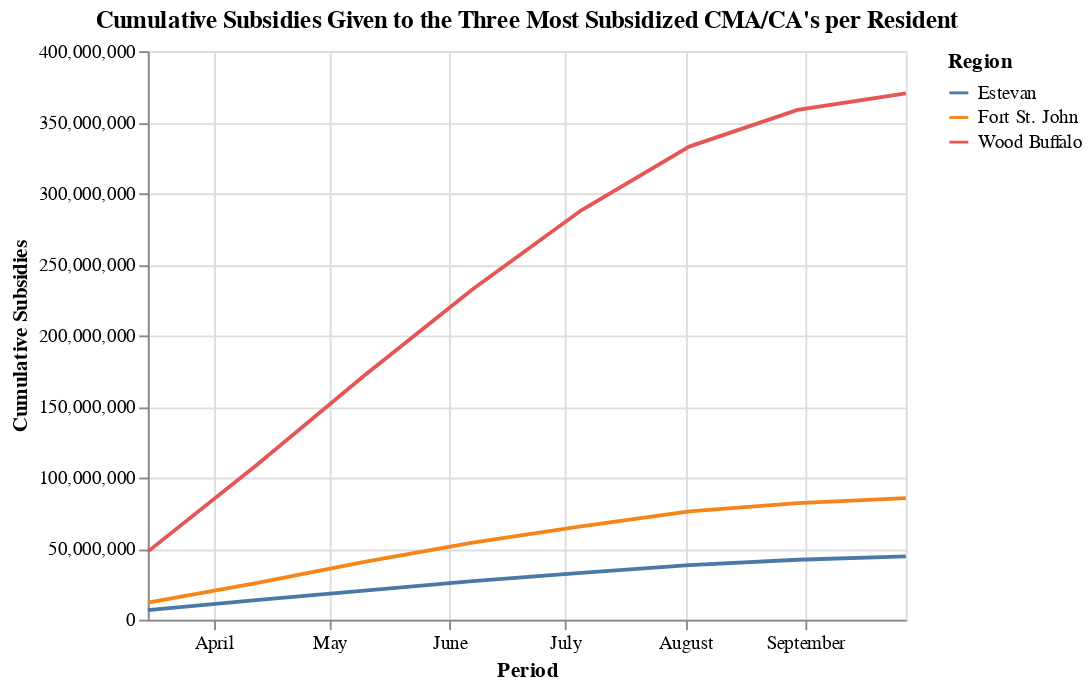

This figure's notebook cell:
### Markdown cell above
When we get to the level of Census Agglomeration/ Census Metropolitan Area, we see Wood Buffalo AB is by far teh most subsidized per resident, followed by Estevan SK, and Fort St. John, BC.

### Code cell
# Wood Buffalo total subsides over time
temp = cews.query("GeoAggregation == 'CMA/CA' and IndustryAggregation == 'All industries' and Region == 'Wood Buffalo'")
temp["Cumulative Subsidies"] = temp["Subsidy"].cumsum()
temp2 = cews.query("GeoAggregation == 'CMA/CA' and IndustryAggregation == 'All industries' and Region == 'Estevan'")
temp2["Cumulative Subsidies"] = temp2["Subsidy"].cumsum()
temp3 = cews.query("GeoAggregation == 'CMA/CA' and IndustryAggregation == 'All industries' and Region == 'Fort St. John'")
temp3["Cumulative Subsidies"] = temp3["Subsidy"].cumsum()
temp = temp.append([temp2, temp3])

alt.Chart(temp, title = "Cumulative Subsidies Given to the Three Most Subsidized CMA/CA's per Resident").mark_line().encode(
    x = "Period",
    y = "Cumulative Subsidies",
    color = "Region"
)

### Figure 1 — Vega-Lite specification as saved in the notebook (floating-point values rounded to 4 significant figures)
{"config": {"view": {"continuousWidth": 400, "continuousHeight": 300}}, "data": {"name": "data-9de5f00e14bf745ae804f6cf7aaf1e79"}, "mark": "line", "encoding": {"color": {"type": "nominal", "field": "Region"}, "x": {"type": "temporal", "field": "Period"}, "y": {"type": "quantitative", "field": "Cumulative Subsidies"}}, "title": "Cumulative Subsidies Given to the Three Most Subsidized CMA/CA's per Resident", "$schema": "https://vega.github.io/schema/vega-lite/v4.8.1.json", "datasets": {"data-9de5f00e14bf745ae804f6cf7aaf1e79": [{"Period": "2020-03-15T00:00:00", "RegionCode_x": "48860", "Region": "Wood Buffalo", "GeographicClassification": "URBAN", "CensusLevel": "CA", "IndustryCode": "TOTAL", "Industry": "All Industries", "BusinessLocations": 610.0, "Subsidy": 47880000.0, "SupportedEmployees": 16100.0, "RehiredEmployees": 70.0, "GeoAggregation": "CMA/CA", "IndustryAggregation": "All industries", "ProvinceCode": "48", "RegionCode_y": "48", "Province": "Alberta", "Cumulative Subsidies": 47880000.0}, {"Period": "2020-04-12T00:00:00", "RegionCode_x": "48860", "Region": "Wood Buffalo", "GeographicClassification": "URBAN", "CensusLevel": "CA", "IndustryCode": "TOTAL", "Industry": "All Industries", "BusinessLocations": 700.0, "Subsidy": 60620000.0, "SupportedEmployees": 20130.0, "RehiredEmployees": 100.0, "GeoAggregation": "CMA/CA", "IndustryAggregation": "All industries", "ProvinceCode": "48", "RegionCode_y": "48", "Province": "Alberta", "Cumulative Subsidies": 108500000.0}, {"Period": "2020-05-10T00:00:00", "RegionCode_x": "48860", "Region": "Wood Buffalo", "GeographicClassification": "URBAN", "CensusLevel": "CA", "IndustryCode": "TOTAL", "Industry": "All Industries", "BusinessLocations": 705.0, "Subsidy": 63260000.0, "SupportedEmployees": 21110.0, "RehiredEmployees": 95.0, "GeoAggregation": "CMA/CA", "IndustryAggregation": "All industries", "ProvinceCode": "48", "RegionCode_y": "48", "Province": "Alberta", "Cumulative Subsidies": 171800000.0}, {"Period": "2020-06-07T00:00:00", "RegionCode_x": "48860", "Region": "Wood Buffalo", "GeographicClassification": "URBAN", "CensusLevel": "CA", "IndustryCode": "TOTAL", "Industry": "All Industries", "BusinessLocations": 615.0, "Subsidy": 60790000.0, "SupportedEmployees": 20520.0, "RehiredEmployees": 95.0, "GeoAggregation": "CMA/CA", "IndustryAggregation": "All industries", "ProvinceCode": "48", "RegionCode_y": "48", "Province": "Alberta", "Cumulative Subsidies": 232600000.0}, {"Period": "2020-07-05T00:00:00", "RegionCode_x": "48860", "Region": "Wood Buffalo", "GeographicClassification": "URBAN", "CensusLevel": "CA", "IndustryCode": "TOTAL", "Industry": "All Industries", "BusinessLocations": 585.0, "Subsidy": 55290000.0, "SupportedEmployees": 21420.0, "RehiredEmployees": 75.0, "GeoAggregation": "CMA/CA", "IndustryAggregation": "All industries", "ProvinceCode": "48", "RegionCode_y": "48", "Province": "Alberta", "Cumulative Subsidies": 287800000.0}, {"Period": "2020-08-02T00:00:00", "RegionCode_x": "48860", "Region": "Wood Buffalo", "GeographicClassification": "URBAN", "CensusLevel": "CA", "IndustryCode": "TOTAL", "Industry": "All Industries", "BusinessLocations": 555.0, "Subsidy": 45010000.0, "SupportedEmployees": 19330.0, "RehiredEmployees": 50.0, "GeoAggregation": "CMA/CA", "IndustryAggregation": "All industries", "ProvinceCode": "48", "RegionCode_y": "48", "Province": "Alberta", "Cumulative Subsidies": 332900000.0}, {"Period": "2020-08-30T00:00:00", "RegionCode_x": "48860", "Region": "Wood Buffalo", "GeographicClassification": "URBAN", "CensusLevel": "CA", "IndustryCode": "TOTAL", "Industry": "All Industries", "BusinessLocations": 505.0, "Subsidy": 25850000.0, "SupportedEmployees": 19810.0, "RehiredEmployees": 30.0, "GeoAggregation": "CMA/CA", "IndustryAggregation": "All industries", "ProvinceCode": "48", "RegionCode_y": "48", "Province": "Alberta", "Cumulative Subsidies": 358700000.0}, {"Period": "2020-09-27T00:00:00", "RegionCode_x": "48860", "Region": "Wood Buffalo", "GeographicClassification": "URBAN", "CensusLevel": "CA", "IndustryCode": "TOTAL", "Industry": "All Industries", "BusinessLocations": 425.0, "Subsidy": 11520000.0, "SupportedEmployees": 11840.0, "RehiredEmployees": 30.0, "GeoAggregation": "CMA/CA", "IndustryAggregation": "All industries", "ProvinceCode": "48", "RegionCode_y": "48", "Province": "Alberta", "Cumulative Subsidies": 370200000.0}, {"Period": "2020-03-15T00:00:00", "RegionCode_x": "47750", "Region": "Estevan", "GeographicClassification": "URBAN", "CensusLevel": "CA", "IndustryCode": "TOTAL", "Industry": "All Industries", "BusinessLocations": 205.0, "Subsidy": 6779000.0, "SupportedEmployees": 2659.0, "RehiredEmployees": 10.0, "GeoAggregation": "CMA/CA", "IndustryAggregation": "All industries", "ProvinceCode": "47", "RegionCode_y": "47", "Province": "Saskatchewan", "Cumulative Subsidies": 6779000.0}, {"Period": "2020-04-12T00:00:00", "RegionCode_x": "47750", "Region": "Estevan", "GeographicClassification": "URBAN", "CensusLevel": "CA", "IndustryCode": "TOTAL", "Industry": "All Industries", "BusinessLocations": 235.0, "Subsidy": 6898000.0, "SupportedEmployees": 2583.0, "RehiredEmployees": 20.0, "GeoAggregation": "CMA/CA", "IndustryAggregation": "All industries", "ProvinceCode": "47", "RegionCode_y": "47", "Province": "Saskatchewan", "Cumulative Subsidies": 13680000.0}, {"Period": "2020-05-10T00:00:00", "RegionCode_x": "47750", "Region": "Estevan", "GeographicClassification": "URBAN", "CensusLevel": "CA", "IndustryCode": "TOTAL", "Industry": "All Industries", "BusinessLocations": 235.0, "Subsidy": 6790000.0, "SupportedEmployees": 2487.0, "RehiredEmployees": 25.0, "GeoAggregation": "CMA/CA", "IndustryAggregation": "All industries", "ProvinceCode": "47", "RegionCode_y": "47", "Province": "Saskatchewan", "Cumulative Subsidies": 20470000.0}, {"Period": "2020-06-07T00:00:00", "RegionCode_x": "47750", "Region": "Estevan", "GeographicClassification": "URBAN", "CensusLevel": "CA", "IndustryCode": "TOTAL", "Industry": "All Industries", "BusinessLocations": 210.0, "Subsidy": 6714000.0, "SupportedEmployees": 2440.0, "RehiredEmployees": 20.0, "GeoAggregation": "CMA/CA", "IndustryAggregation": "All industries", "ProvinceCode": "47", "RegionCode_y": "47", "Province": "Saskatchewan", "Cumulative Subsidies": 27180000.0}, {"Period": "2020-07-05T00:00:00", "RegionCode_x": "47750", "Region": "Estevan", "GeographicClassification": "URBAN", "CensusLevel": "CA", "IndustryCode": "TOTAL", "Industry": "All Industries", "BusinessLocations": 215.0, "Subsidy": 5806000.0, "SupportedEmployees": 2573.0, "RehiredEmployees": 20.0, "GeoAggregation": "CMA/CA", "IndustryAggregation": "All industries", "ProvinceCode": "47", "RegionCode_y": "47", "Province": "Saskatchewan", "Cumulative Subsidies": 32990000.0}, {"Period": "2020-08-02T00:00:00", "RegionCode_x": "47750", "Region": "Estevan", "GeographicClassification": "URBAN", "CensusLevel": "CA", "IndustryCode": "TOTAL", "Industry": "All Industries", "BusinessLocations": 210.0, "Subsidy": 5404000.0, "SupportedEmployees": 2641.0, "RehiredEmployees": 10.0, "GeoAggregation": "CMA/CA", "IndustryAggregation": "All industries", "ProvinceCode": "47", "RegionCode_y": "47", "Province": "Saskatchewan", "Cumulative Subsidies": 38390000.0}, {"Period": "2020-08-30T00:00:00", "RegionCode_x": "47750", "Region": "Estevan", "GeographicClassification": "URBAN", "CensusLevel": "CA", "IndustryCode": "TOTAL", "Industry": "All Industries", "BusinessLocations": 200.0, "Subsidy": 3754000.0, "SupportedEmployees": 2479.0, "RehiredEmployees": 15.0, "GeoAggregation": "CMA/CA", "IndustryAggregation": "All industries", "ProvinceCode": "47", "RegionCode_y": "47", "Province": "Saskatchewan", "Cumulative Subsidies": 42140000.0}, {"Period": "2020-09-27T00:00:00", "RegionCode_x": "47750", "Region": "Estevan", "GeographicClassification": "URBAN", "CensusLevel": "CA", "IndustryCode": "TOTAL", "Industry": "All Industries", "BusinessLocations": 170.0, "Subsidy": 2415000.0, "SupportedEmployees": 2032.0, "RehiredEmployees": 15.0, "GeoAggregation": "CMA/CA", "IndustryAggregation": "All industries", "ProvinceCode": "47", "RegionCode_y": "47", "Province": "Saskatchewan", "Cumulative Subsidies": 44560000.0}, {"Period": "2020-03-15T00:00:00", "RegionCode_x": "59977", "Region": "Fort St. John", "GeographicClassification": "URBAN", "CensusLevel": "CA", "IndustryCode": "TOTAL", "Industry": "All Industries", "BusinessLocations": 435.0, "Subsidy": 11930000.0, "SupportedEmployees": 4655.0, "RehiredEmployees": 25.0, "GeoAggregation": "CMA/CA", "IndustryAggregation": "All industries", "ProvinceCode": "59", "RegionCode_y": "59", "Province": "British Columbia", "Cumulative Subsidies": 11930000.0}, {"Period": "2020-04-12T00:00:00", "RegionCode_x": "59977", "Region": "Fort St. John", "GeographicClassification": "URBAN", "CensusLevel": "CA", "IndustryCode": "TOTAL", "Industry": "All Industries", "BusinessLocations": 515.0, "Subsidy": 13780000.0, "SupportedEmployees": 5122.0, "RehiredEmployees": 45.0, "GeoAggregation": "CMA/CA", "IndustryAggregation": "All industries", "ProvinceCode": "59", "RegionCode_y": "59", "Province": "British Columbia", "Cumulative Subsidies": 25710000.0}, {"Period": "2020-05-10T00:00:00", "RegionCode_x": "59977", "Region": "Fort St. John", "GeographicClassification": "URBAN", "CensusLevel": "CA", "IndustryCode": "TOTAL", "Industry": "All Industries", "BusinessLocations": 510.0, "Subsidy": 14910000.0, "SupportedEmployees": 5535.0, "RehiredEmployees": 65.0, "GeoAggregation": "CMA/CA", "IndustryAggregation": "All industries", "ProvinceCode": "59", "RegionCode_y": "59", "Province": "British Columbia", "Cumulative Subsidies": 40610000.0}, {"Period": "2020-06-07T00:00:00", "RegionCode_x": "59977", "Region": "Fort St. John", "GeographicClassification": "URBAN", "CensusLevel": "CA", "IndustryCode": "TOTAL", "Industry": "All Industries", "BusinessLocations": 445.0, "Subsidy": 13530000.0, "SupportedEmployees": 5031.0, "RehiredEmployees": 50.0, "GeoAggregation": "CMA/CA", "IndustryAggregation": "All industries", "ProvinceCode": "59", "RegionCode_y": "59", "Province": "British Columbia", "Cumulative Subsidies": 54140000.0}, {"Period": "2020-07-05T00:00:00", "RegionCode_x": "59977", "Region": "Fort St. John", "GeographicClassification": "URBAN", "CensusLevel": "CA", "IndustryCode": "TOTAL", "Industry": "All Industries", "BusinessLocations": 425.0, "Subsidy": 11580000.0, "SupportedEmployees": 5508.0, "RehiredEmployees": 40.0, "GeoAggregation": "CMA/CA", "IndustryAggregation": "All industries", "ProvinceCode": "59", "RegionCode_y": "59", "Province": "British Columbia", "Cumulative Subsidies": 65710000.0}, {"Period": "2020-08-02T00:00:00", "RegionCode_x": "59977", "Region": "Fort St. John", "GeographicClassification": "URBAN", "CensusLevel": "CA", "IndustryCode": "TOTAL", "Industry": "All Industries", "BusinessLocations": 405.0, "Subsidy": 10420000.0, "SupportedEmployees": 5519.0, "RehiredEmployees": 30.0, "GeoAggregation": "CMA/CA", "IndustryAggregation": "All industries", "ProvinceCode": "59", "RegionCode_y": "59", "Province": "British Columbia", "Cumulative Subsidies": 76140000.0}, {"Period": "2020-08-30T00:00:00", "RegionCode_x": "59977", "Region": "Fort St. John", "GeographicClassification": "URBAN", "CensusLevel": "CA", "IndustryCode": "TOTAL", "Industry": "All Industries", "BusinessLocations": 355.0, "Subsidy": 5836000.0, "SupportedEmployees": 4532.0, "RehiredEmployees": 25.0, "GeoAggregation": "CMA/CA", "IndustryAggregation": "All industries", "ProvinceCode": "59", "RegionCode_y": "59", "Province": "British Columbia", "Cumulative Subsidies": 81980000.0}, {"Period": "2020-09-27T00:00:00", "RegionCode_x": "59977", "Region": "Fort St. John", "GeographicClassification": "URBAN", "CensusLevel": "CA", "IndustryCode": "TOTAL", "Industry": "All Industries", "BusinessLocations": 290.0, "Subsidy": 3498000.0, "SupportedEmployees": 3643.0, "RehiredEmployees": 25.0, "GeoAggregation": "CMA/CA", "IndustryAggregation": "All industries", "ProvinceCode": "59", "RegionCode_y": "59", "Province": "British Columbia", "Cumulative Subsidies": 85470000.0}]}}
